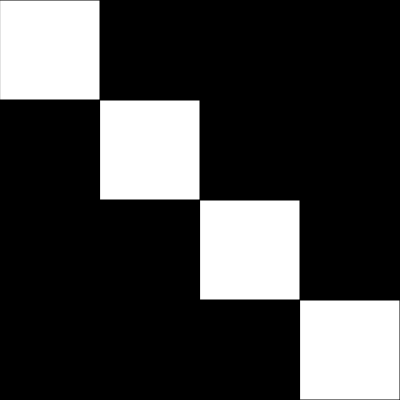
Frame 1 (no input)
Frame 60 (no input): identical to frame 1, image omitted
Frame 120 (the mouse pressed at the canvas centre since frame 60): identical to frame 1, image omitted

The p5.js sketch that drew this single still picture (run headless with seeded random() and noise() and a simulated clock; from frame 60 on, the mouse is pressed at the canvas centre):

// p5.js sketch
// ── sketch.js
class Block {
 constructor() {
   this.width = 100;
   this.height = 100;
   this.xPosition = 0;
   this.yPosition = 0;
 }
  display() {
   rect(this.xPosition, this.yPosition, this.width, this.height); 
  }
}

var b1, b2, b3, b4;

function setup() {
  createCanvas(400, 400);
}


function draw() {
  background("black");
  
  b1 = new Block();
  b1.xPosition = 0;
  b1.yPosition = 0;
  b1.display();
  
  b2 = new Block();
  b2.xPosition = 100;
  b2.yPosition = 100;
  b2.display();
  
  b3 = new Block();
  b3.xPosition = 200;
  b3.yPosition = 200;
  b3.display();
  
  b4 = new Block();
  b4.xPosition = 300;
  b4.yPosition = 300;
  b4.display();
}
